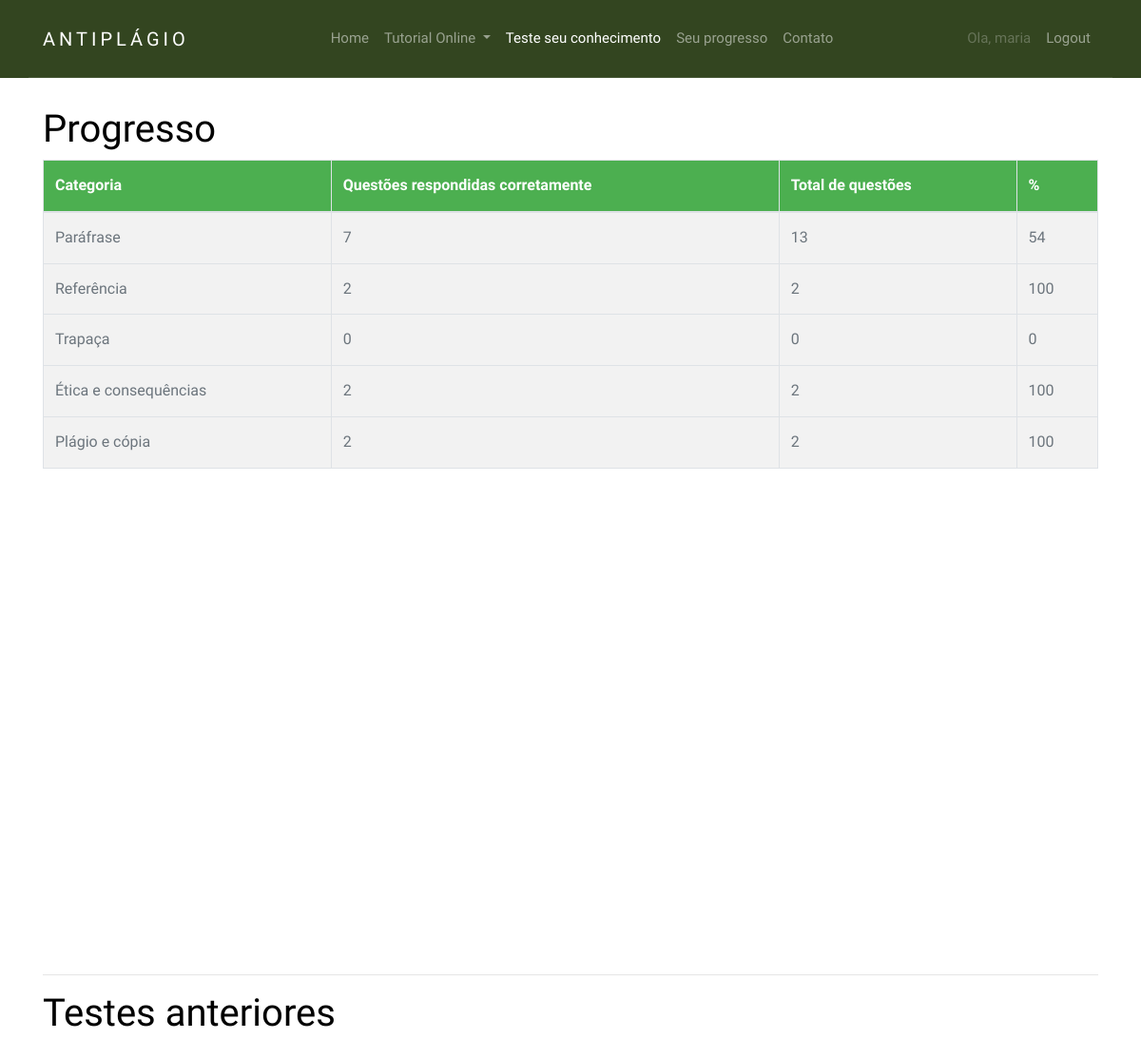
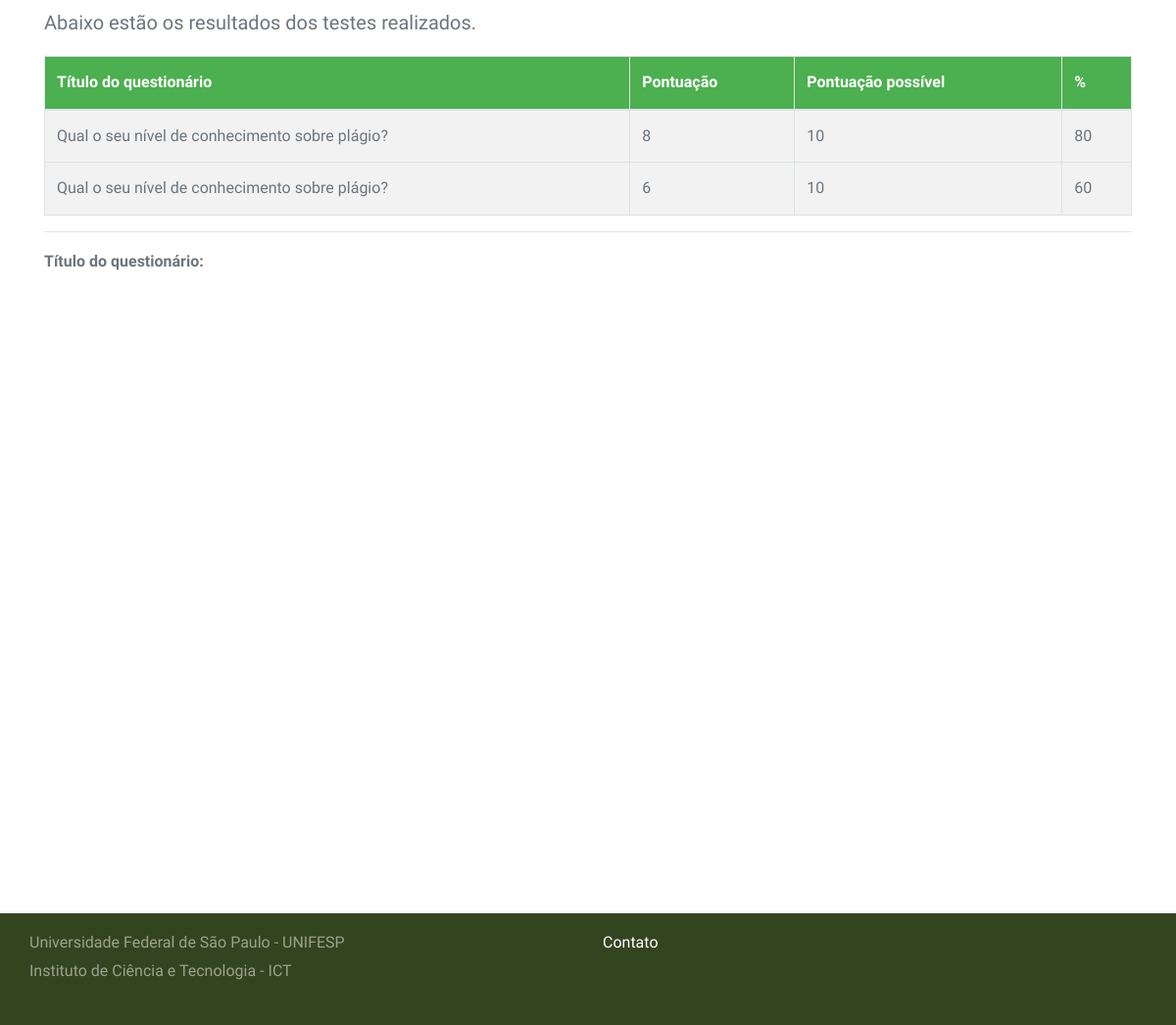
The page /quiz/progress/ (signed in) on the database its author committed (2 pictures, top to bottom).
### django_quiz/quiz/models.py (models this page shows, shortened)
@python_2_unicode_compatible
class Category(models.Model):
    category = models.CharField(
        verbose_name=_("Categoria"),
        max_length=250, blank=True,
        unique=True, null=True)
    objects = CategoryManager()
    class Meta:
        verbose_name = _("Categoria")
        verbose_name_plural = _("Categorias")

class Sitting(models.Model):
    user = models.ForeignKey(settings.AUTH_USER_MODEL, verbose_name=_("Usuário"), on_delete=models.PROTECT)
    quiz = models.ForeignKey(Quiz, verbose_name=_("Quiz"), on_delete=models.PROTECT)
    question_order = models.CharField(
        max_length=1024,
        verbose_name=_("Ordem das questões"),
        validators=[validate_comma_separated_integer_list])
    question_list = models.CharField(
        max_length=1024,
        verbose_name=_("Lista das questões"),
        validators=[validate_comma_separated_integer_list])
    incorrect_questions = models.CharField(
        max_length=1024,
        blank=True,
        verbose_name=_("Questões incorretas"),
        validators=[validate_comma_separated_integer_list])
    current_score = models.IntegerField(verbose_name=_("Pontuação atual"))
    complete = models.BooleanField(default=False, blank=False,
                                   verbose_name=_("Completa"))
    user_answers = models.TextField(blank=True, default='{}',
                                    verbose_name=_("Resposta do usuário"))
    start = models.DateTimeField(auto_now_add=True,
                                 verbose_name=_("Iniciar"))
    end = models.DateTimeField(null=True, blank=True, verbose_name=_("Fim"))
    objects = SittingManager()
    class Meta:
        permissions = (("view_sittings", _("Visualizar testes concluídos.")),)
    def _question_ids(self):
        return [int(n) for n in self.question_order.split(',') if n]
    @property
    def get_percent_correct(self):
        dividend = float(self.current_score)
        divisor = len(self._question_ids())
        if divisor < 1:
            return 0            # prevent divide by zero error
        if dividend > divisor:
            return 100
        correct = int(round((dividend / divisor) * 100))
        if correct >= 1:
            return correct
        else:
            return 0
    @property
    def get_max_score(self):
        return len(self._question_ids())

@python_2_unicode_compatible
class Quiz(models.Model):
    title = models.CharField(
        verbose_name=_("Título"),
        max_length=60, blank=False)
    description = models.TextField(
        verbose_name=_("Descrição"),
        blank=True, help_text=_("Descrição do questionário"))
    url = models.SlugField(
        max_length=60, blank=False,
        help_text=_("Uma URL amigável"),
        verbose_name=_("Uma URL amigável"))
    category = models.ForeignKey(
        Category, null=True, blank=True,
        verbose_name=_("Categoria"), on_delete=models.PROTECT)
    random_order = models.BooleanField(
        blank=False, default=False,
        verbose_name=_("Ordem aleatória"),
        help_text=_("Exibe as peguntas em"
                    "uma ordem aleatória ou como eles "
                    "estão setados?"))
    max_questions = models.PositiveIntegerField(
        blank=True, null=True, verbose_name=_("Questões Max"),
        help_text=_("Número de perguntas a serem respondidas em cada tentativa."))
    answers_at_end = models.BooleanField(
        blank=False, default=False,
        help_text=_("A resposta correta NÃO é mostrada após a pergunta ."
                    " Respostas exibidas no final."),
        verbose_name=_("Respostas no final"))
    exam_paper = models.BooleanField(
        blank=False, default=False,
        help_text=_("Se sim o resultado de cada"
                    " tentativa do usuário será"
                    " armazenado. Necessário marcação"),
        verbose_name=_("Resultado teste"))
    single_attempt = models.BooleanField(
        blank=False, default=False,
        help_text=_("Se sim, apenas uma tentativa por"
                    " usuário será permitida"
                    " Não usuários não poderam fazer este teste."),
        verbose_name=_("Tentativa única"))
    pass_mark = models.SmallIntegerField(
        blank=True, default=0,
        verbose_name=_("Marca de aprovação"),
        help_text=_("Porcentagem necessária para passar no teste."),
        validators=[MaxValueValidator(100)])
    success_text = models.TextField(
        blank=True, help_text=_("Exibido se o usuário for aprovado."),
        verbose_name=_("Texto de sucesso"))
    fail_text = models.TextField(
        verbose_name=_("Texto de falha"),
        blank=True, help_text=_("Exibido se o usuário falhar"))
    draft = models.BooleanField(
        blank=True, default=False,
        verbose_name=_("Draft"),
        help_text=_("Se sim o questionário não é exibido"
                    " na lista de perguntas e só pode ser"
                    " visualizada por usuários que podem editar"
                    " os testes."))
    class Meta:
        verbose_name = _("Quiz")
        verbose_name_plural = _("Quizzes")

### django_quiz/quiz/views.py (the view)
class QuizUserProgressView(TemplateView):
    template_name = 'progress.html'
    @method_decorator(login_required)
    def dispatch(self, request, *args, **kwargs):
        return super(QuizUserProgressView, self)\
            .dispatch(request, *args, **kwargs)
    def get_context_data(self, **kwargs):
        context = super(QuizUserProgressView, self).get_context_data(**kwargs)
        progress, c = Progress.objects.get_or_create(user=self.request.user)
        context['cat_scores'] = progress.list_all_cat_scores
        context['exams'] = progress.show_exams()
        return context

### django_quiz/quiz/models.py (called while the page is built)
    def show_exams(self):
        return Sitting.objects.filter(user=self.user, complete=True)

### django_quiz/build/lib/quiz/templates/progress.html (shortened to what this page needs)
{% extends "base.html" %}
{% load i18n %}
{% load quiz_tags %}
{% block content %}
<section class="site-section">
    <div class="container">
	{% if cat_scores %}
		<h1>{% trans "Progresso" %}</h1>
		<table class="table table-bordered table-striped">
			<thead>
			<tr>
				<th>{% trans "Categoria" %}</th>
				<th>{% trans "Questões respondidas corretamente" %}</th>
				<th>{% trans "Total de questões" %}</th>
				<th>%</th>
			</tr>
			</thead>
			<tbody>
			{% for cat, value in cat_scores.items %}
			<tr>
				<td>{{ cat }}</td>
				<td>{{ value.0 }}</td>
				<td>{{ value.1 }}</td>
				<td>{{ value.2 }}</td>
			</tr>
			{% endfor %}
			</tbody>
		</table>
		<div align="center" id="columnchart_values" style="width: 800px; height: 500px;"></div>
	{% endif %}
	{% if exams %}
		<hr>
		<h1>{% trans "Testes anteriores" %}</h1>
		<p class="lead">
			{% trans "Abaixo estão os resultados dos testes realizados." %}
		</p>
		<table class="table table-bordered table-striped">
			<thead>
			<tr>
				<th>{% trans "Título do questionário" %}</th>
				<th>{% trans "Pontuação" %}</th>
				<th>{% trans "Pontuação possível" %}</th>
				<th>%</th>
			</tr>
			</thead>
			<tbody>
			{% for exam in exams %}
			<tr>
				<td>{{ exam.quiz.title }}</td>
				<td>{{ exam.current_score }}</td>
				<td>{{ exam.get_max_score }}</td>
				<td>{{ exam.get_percent_correct }}</td>
			</tr>
			{% endfor %}
			</tbody>
		</table>
		<hr>
				<strong> Título do questionário: {{ exams.quiz.title }}</strong>
				<div align="center" id="column_2" style="width: 800px; height: 500px;"></div>
	{% endif %}
	</div>
</section>
{% endblock %}

### django_quiz/build/lib/quiz/templates/base.html (shortened to what this page needs)
{% load i18n %}
{% load static %}
<!DOCTYPE html>
<html xmlns:fb="http://www.facebook.com/2008/fbml" xmlns="http://www.w3.org/1999/xhtml" xml:lang="en" lang="en" dir="ltr">
<head>
<link rel="stylesheet" href="{% static 'css/bootstrap.css' %}">
<link rel="stylesheet" href="{% static 'css/animate.css' %}">
<link rel="stylesheet" href="{% static 'css/owl.carousel.min.css' %}">
<link rel="stylesheet" href="{% static 'css/style.css' %}">
</head>
<body>
<header role="banner">
	<nav class="navbar navbar-expand-md navbar-dark bg-light">
	  <div class="container">
		<a class="navbar-brand absolute" href="{% url 'siteTutorial_home' %}">AntiPlágio</a>
		<div class="collapse navbar-collapse navbar-light" id="navbarsExample05">
		  <ul class="navbar-nav mx-auto">
			<li class="nav-item">
			  <a class="nav-link" href="{% url 'siteTutorial_home' %}">Home</a>
			</li>
			<li class="nav-item dropdown">
				<a class="nav-link dropdown-toggle" href="{% url 'siteTutorial_topicos' %}" id="dropdown04" data-toggle="dropdown-item" aria-haspopup="true" aria-expanded="false">Tutorial Online </a>
			</li>
			<li class="nav-item">
			  <a class="nav-link active" href="{% url 'quiz_index' %}">Teste seu conhecimento</a>
			</li>
			{% if user.is_authenticated %}
            <li class="nav-item">
                <a class="nav-link" href="{% url 'progress' %}">Seu progresso</a>
            </li>
			{% else %}
			<li class="nav-item" style="display: none;">
					<a class="nav-link" href="{% url 'progress' %}">Seu progresso</a>
			</li>
			{% endif %}
			<li class="nav-item">
			  <a class="nav-link" href="{% url 'siteTutorial_contato' %}">Contato</a>
			</li>
		  </ul>
		  <ul class="navbar-nav absolute-right">
			{% if user.is_authenticated %}
			<li class="nav-item">
				<a class="nav-link disabled" href="">Ola, {{ user }}</a>
            </li>
            <li class="nav-item">
                    <a class="nav-link" href="{% url 'logout' %}">Logout</a>
            </li>
			{% else %}
			<li class="nav-item">
					<a class="nav-link" href="{% url 'login' %}">Login</a>
			</li>
			{% endif %}
		  </ul>
		</div>
	  </div>
	</nav>
</header>
    {% block content %}
    {% endblock %}
<footer class="site-footer" style="background: #334520 !important;">
        <div class="container">
        <div class="row mb-2">
            <p>Universidade Federal de São Paulo - UNIFESP<br>
                Instituto de Ciência e Tecnologia - ICT<br>
            </p>
            <div class="col-md-6 ml-auto">
            <div class="row">
                <div class="col-md-4">
                <ul class="list-unstyled">
                    <li><a href="{% url 'siteTutorial_contato' %}">Contato</a></li>
                </ul>
                </div>
            </div>
            </div>
        </div>
        </div>
</footer>
</body>
</html>

### static/css/style.css (style rules this page uses)
body { background: #fff; font-family: "Source Sans Pro", arial, sans-serif; font-weight: 400; font-size: 16px; line-height: 1.8; color: #6c757d; position: relative; padding-bottom: 152px; min-height: 100vh; }
a { -webkit-transition: .3s all ease; -o-transition: .3s all ease; transition: .3s all ease; text-decoration: none; }
h1, h2, h3, h4, h5 { color: #000; font-family: "Source Sans Pro", arial, sans-serif; }
header { position: fixed; top: 0; left: 0; width: 100%; z-index: 5; }
header .navbar-brand { text-transform: uppercase; letter-spacing: .2em; font-weight: 400; color: #fff !important; }
header .navbar-collapse { position: relative; }
header .navbar { padding-top: 0; padding-bottom: 0; background: #334520 !important; }
header .navbar .container { border-bottom: 1px solid rgba(255, 255, 255, 0.1); }
header .navbar .navbar-nav.absolute-right { position: relative; right: 0; }
header .navbar .nav-link { padding: 1.7rem 1rem; font-size: 15px; outline: none !important; }
header .navbar .nav-link.active { color: #fff !important; }
.site-section { padding: 7em 0; }
.site-footer { position: absolute; width: 100%; bottom: 0; background-position: center center; background-repeat: no-repeat; padding: 1em 0; }
.site-footer a { color: #fff; }
.site-footer p { color: rgba(255, 255, 255, 0.5); }
table { border-collapse: collapse; width: 100%; border: 1px solid #ddd; }
th, td { text-align: left; padding: 8px; }
tr:nth-child(even) { background-color: #f2f2f2 }
th { background-color: #4CAF50; color: white; }

### rows shown on the page
Category: cat_scores "Paráfrase"
Category: cat_scores "Referência"
Category: cat_scores "Trapaça"
Category: cat_scores "Ética e consequências"
Category: cat_scores "Plágio e cópia"
Sitting: quiz "Qual o seu nível de conhecimento sobre plágio?", current_score "8", get_max_score "10", get_percent_correct "80"
Sitting: quiz "Qual o seu nível de conhecimento sobre plágio?", current_score "6", get_max_score "10", get_percent_correct "60"

### other values the page prints
{{ user }} "maria"
{{ value.0 }} "7" "2" "0" "2" "2"
{{ value.1 }} "13" "2" "0" "2" "2"
{{ value.2 }} "54" "100" "0" "100" "100"
